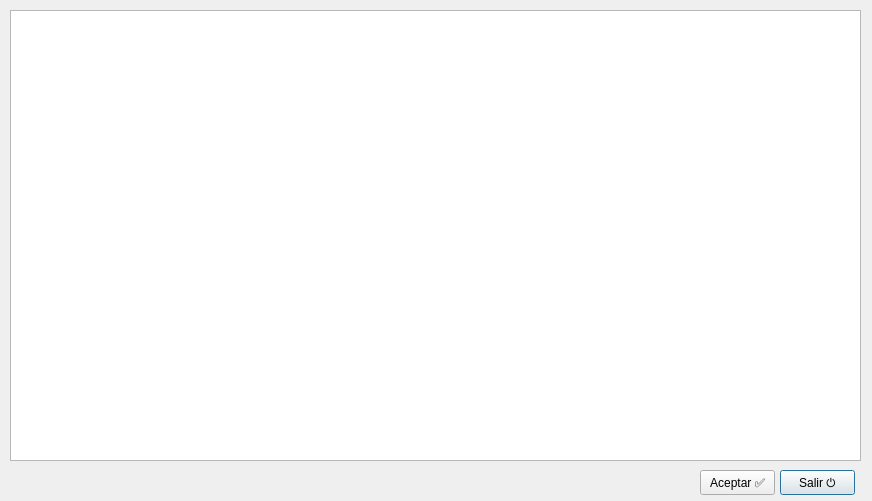
<?xml version="1.0" encoding="UTF-8"?>
<ui version="4.0">
 <class>Dialog</class>
 <widget class="QDialog" name="Dialog">
  <property name="windowModality">
   <enum>Qt::ApplicationModal</enum>
  </property>
  <property name="geometry">
   <rect>
    <x>0</x>
    <y>0</y>
    <width>872</width>
    <height>501</height>
   </rect>
  </property>
  <property name="windowTitle">
   <string>Elegir UUCC</string>
  </property>
  <property name="modal">
   <bool>true</bool>
  </property>
  <widget class="QTableWidget" name="tblUUCC">
   <property name="geometry">
    <rect>
     <x>10</x>
     <y>10</y>
     <width>851</width>
     <height>451</height>
    </rect>
   </property>
   <property name="font">
    <font>
     <pointsize>8</pointsize>
    </font>
   </property>
   <property name="frameShape">
    <enum>QFrame::StyledPanel</enum>
   </property>
   <property name="frameShadow">
    <enum>QFrame::Plain</enum>
   </property>
   <property name="sizeAdjustPolicy">
    <enum>QAbstractScrollArea::AdjustToContents</enum>
   </property>
   <property name="editTriggers">
    <set>QAbstractItemView::NoEditTriggers</set>
   </property>
   <property name="alternatingRowColors">
    <bool>true</bool>
   </property>
   <property name="selectionMode">
    <enum>QAbstractItemView::SingleSelection</enum>
   </property>
   <property name="selectionBehavior">
    <enum>QAbstractItemView::SelectRows</enum>
   </property>
   <property name="sortingEnabled">
    <bool>true</bool>
   </property>
   <attribute name="verticalHeaderVisible">
    <bool>false</bool>
   </attribute>
   <attribute name="verticalHeaderHighlightSections">
    <bool>true</bool>
   </attribute>
  </widget>
  <widget class="QPushButton" name="cmdSalir">
   <property name="geometry">
    <rect>
     <x>780</x>
     <y>470</y>
     <width>75</width>
     <height>25</height>
    </rect>
   </property>
   <property name="text">
    <string>Salir ⏻</string>
   </property>
   <property name="shortcut">
    <string>Esc</string>
   </property>
  </widget>
  <widget class="QPushButton" name="cmdAceptar">
   <property name="geometry">
    <rect>
     <x>700</x>
     <y>470</y>
     <width>75</width>
     <height>25</height>
    </rect>
   </property>
   <property name="text">
    <string>Aceptar ✅</string>
   </property>
   <property name="shortcut">
    <string>Return</string>
   </property>
  </widget>
 </widget>
 <resources/>
 <connections/>
</ui>
